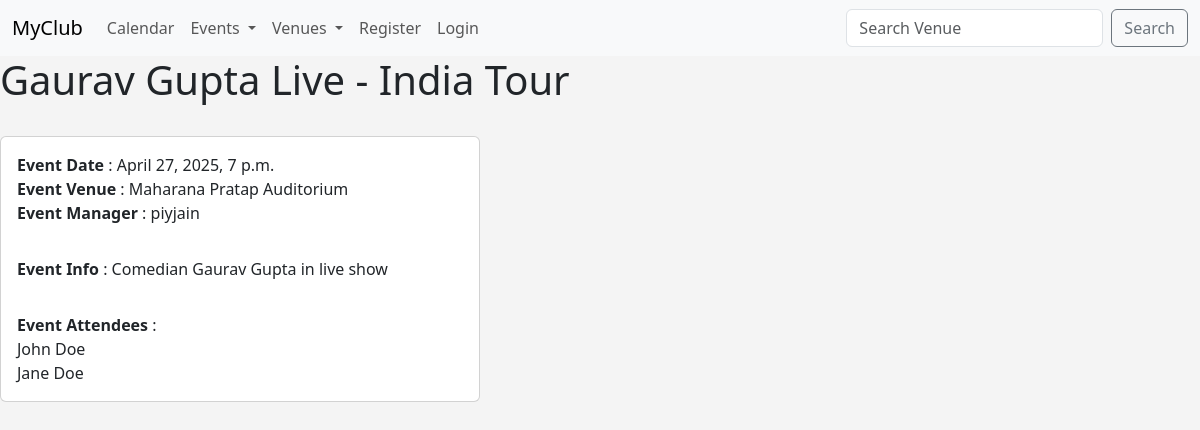
The page /event_details/4 on the database its author committed.
### myclub_app/models.py (models this page shows, shortened)
class Event(models.Model):
    name = models.CharField('Event Name', max_length=500)
    event_date = models.DateTimeField()
    venue = models.ForeignKey(Venue, blank=True,null=True, on_delete=models.CASCADE)
    manager = models.ForeignKey(User,blank=True,null=True,on_delete=models.SET_NULL)
    description = models.TextField(blank=True)
    attendees = models.ManyToManyField(MyClubUser, blank=True)

class Venue(models.Model):
    name = models.CharField('Venue Name', max_length=500)
    address = models.CharField(max_length=2000)
    zip_code = models.CharField(max_length=6)
    phone_no = models.CharField(max_length=15,blank=True)
    email = models.EmailField(blank=True)
    owner = models.IntegerField("Venue Owner",blank=False,default=1)
    def __str__(self):
        return self.name

class MyClubUser(models.Model):
    first_name = models.CharField(max_length=500)
    last_name = models.CharField(max_length=500)
    email = models.EmailField()

### myclub_app/views.py (the view)
# urls.py: path('event_details/<event_id>',views.event_details, name="event_details"),
def event_details(request, event_id):
    try :
        event = Event.objects.get(pk=event_id)
    except :
        event = None
    return render(request, 'event_details.html', {'event': event})

### myclub_app/templates/event_details.html
{% extends 'base.html' %}
{% block content %}
    <h1>{{event.name}}</h1>
    <br>
    <div class="card" style="width: 30rem;">
    <div class="card-body">
        <b>Event Date</b> : {{ event.event_date }} <br>
        <b>Event Venue</b> : {{ event.venue }} <br>
        <b>Event Manager</b> : {{ event.manager }} <br>
    </div>
    <div class="card-body">
        <b>Event Info</b> : {{ event.description }} <br>
    </div>
    <div class="card-body">
        <b>Event Attendees</b> : <br>
        {% for attendee in event.attendees.all %}
        {{ attendee.first_name }} {{attendee.last_name}}<br>
        {% endfor %}
    </div>
    </div>
{% endblock content %}

### myclub_app/templates/base.html (style rules this page uses)
body { background: #f4f4f4; }

### rows shown on the page
Event: name "Gaurav Gupta Live - India Tour", event_date "April 27, 2025, 7 p.m.", venue "Maharana Pratap Auditorium", manager "piyjain", description "Comedian Gaurav Gupta in live show"
MyClubUser: first_name "John", last_name "Doe"
MyClubUser: first_name "Jane", last_name "Doe"
